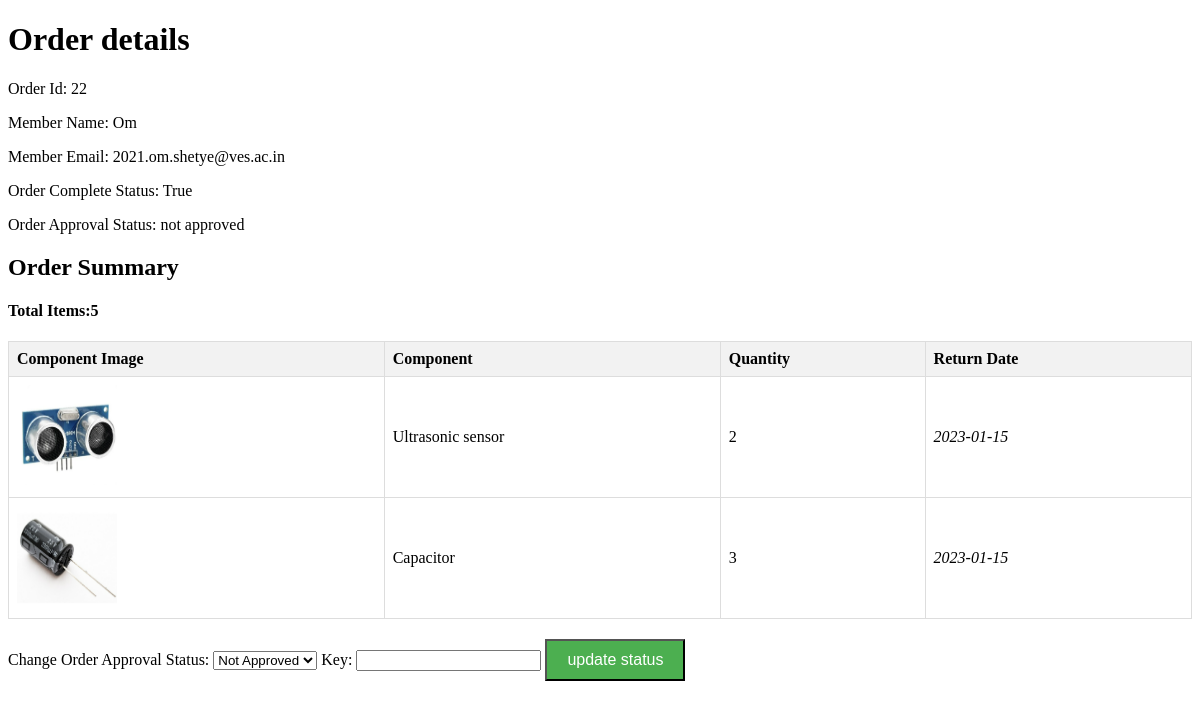
/pending-orders/22, run on the app's committed database.
### home/models.py (models this page shows, shortened)
class Order(models.Model):
    member = models.ForeignKey(Member, on_delete=models.SET_NULL, blank=True, null=True, related_name='member')
    complete = models.BooleanField(default=False, null=True, blank=False)
    date_ordered = models.DateTimeField(auto_now_add=True)
    timeExpiry = models.DateTimeField(auto_now_add=True)
    approval = models.CharField(max_length=20, default='not approved', choices=[('approved', 'Approved'), ('not approved', 'Not Approved')])
    @property
    def get_cart_items(self):
        orderitems = self.orderitem_set.all()
        total = sum([item.quantity for item in orderitems])
        return total

class Member(models.Model):
    user = models.OneToOneField(User, on_delete=models.CASCADE, null=True, blank=True, related_name='member')
    name = models.CharField(max_length=50, null=True)
    email = models.CharField(max_length=50, null=True)
    isMember = models.BooleanField(default=False)
    otp_secret = models.CharField(max_length=16, blank=True, null=True)
    otp_created_at = models.DateTimeField(blank=True, null=True)

class OrderItem (models.Model):
    component = models.ForeignKey (Component, on_delete=models. SET_NULL, null=True)
    order = models.ForeignKey (Order, on_delete=models. SET_NULL, null=True)
    quantity = models.IntegerField(default=0, null=True, blank=True)
    date_added = models.DateTimeField (auto_now_add=True)

class Component(models.Model):
    CATEGORY_CHOICES = [
        ('Electronic Component', 'Electronic Component'),
        ('Sensors', 'Sensors'),
        ('Development Boards', 'Development Boards'),
        ('Motors', 'Motors'),
    ]
    name = models.CharField (max_length=200, null=True)
    image = models.ImageField(null=True,blank=True)
    description = models.CharField(max_length=500,null=True)
    stockQunatity = models.IntegerField(default=0,null=True,blank=True)
    category = models.CharField(max_length=20, choices=CATEGORY_CHOICES,null=True,blank=True)

### home/views.py (the view, shortened to what this page needs)
# urls.py: path("orders/<oid>",views.getOrder, name="getOrder"),
def getOrder(request, oid):
  order = Order.objects.get(id=oid)
  err = None
  items = order.orderitem_set.all()
  context={'order':order,'items':items,'err':err}
  return render(request,"home/approval.html",context)

### home/templates/home/approval.html (shortened to what this page needs)
{% load static %}
{% block content %}
<!DOCTYPE html>
<html lang="en">
<head>
</head>
<body>
    <h1>Order details</h1>
    <p>Order Id: {{order.id}}</p>
    <p>Member Name: {{order.member.name}}</p>
    <p>Member Email: {{order.member.email}}</p>
    <p>Order Complete Status: {{order.complete}}</p>
    <p>Order Approval Status: {{order.approval}}</p>
    <h2>Order Summary</h2>
    <h4>Total Items:{{order.get_cart_items}}</h4>
    <table>
        <thead>
            <tr>
                <th>Component Image</th>
                <th>Component</th>
                <th>Quantity</th>
                <th>Return Date</th>
            </tr>
        </thead>
        <tbody>
            {% for item in items %}
            <tr>
                <td><img src="/static/images/{{item.component.image}}" alt="" style="width: 100px; height: 100px;"></td>
                <td>{{item.component.name}}</td>
                <td>{{item.quantity}}</td>
                <td class="return-date">2023-01-15</td>
            </tr>
            {% endfor %}
        </tbody>
    </table>
    <form action="" method="post">
        <label for="orderStatus">Change Order Approval Status:</label>
        <select name="status" id="Orderstatus">
        <option value="not approved">Not Approved</option>
        </select>
        <label for="pass">Key: </label>
        <input type="text" name="key" id="key">
        <button type="submit" class="checkout-btn" id="status">update status</button>
    </form>
</body>
</html>
{% endblock %}

### home/templates/home/approval.html (style rules this page uses)
table { width: 100%; border-collapse: collapse; margin-top: 20px; }
th, td { border: 1px solid #ddd; padding: 8px; text-align: left; }
th { background-color: #f2f2f2; }
.return-date { font-style: italic; }
.checkout-btn { background-color: #4CAF50; color: white; padding: 10px 20px; text-align: center; text-decoration: none; display: inline-block; font-size: 16px; margin-top: 20px; cursor: pointer; }

### data on the page
Order: id "22", member.name "Om", member.email "2021.om.shetye@ves.ac.in", complete "True", approval "not approved", get_cart_items "5"
OrderItem: component.image (picture), component.name "Ultrasonic sensor", quantity "2"
OrderItem: component.image (picture), component.name "Capacitor", quantity "3"
